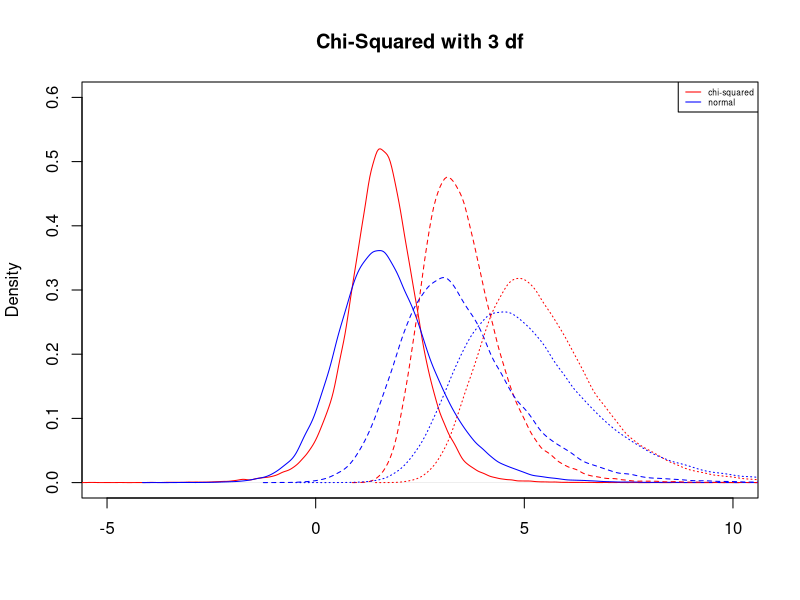
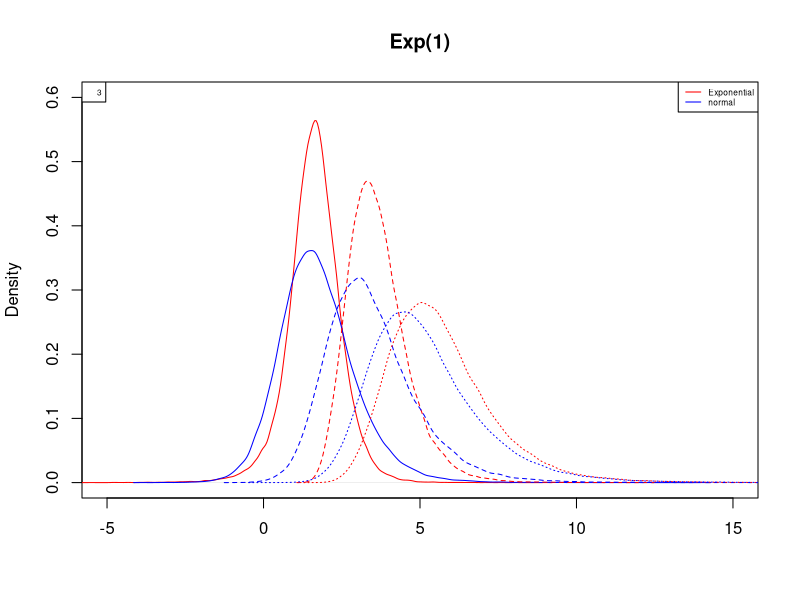
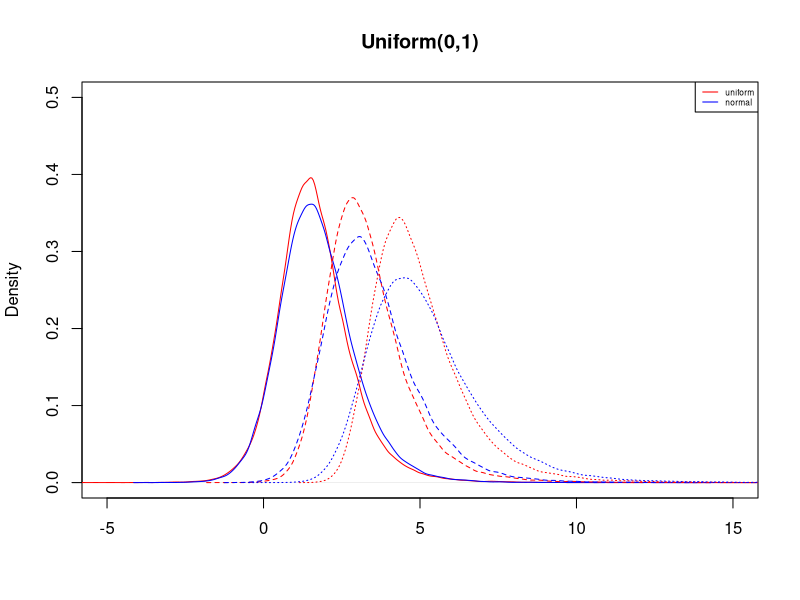
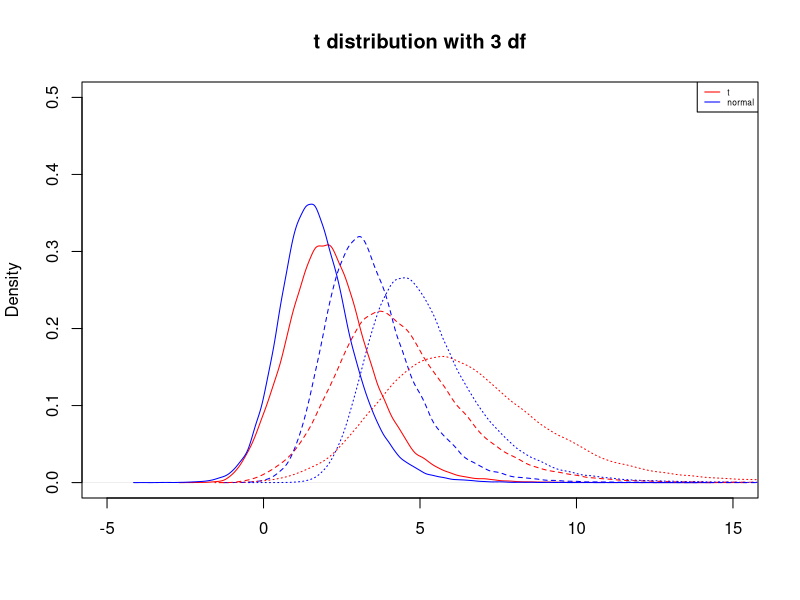
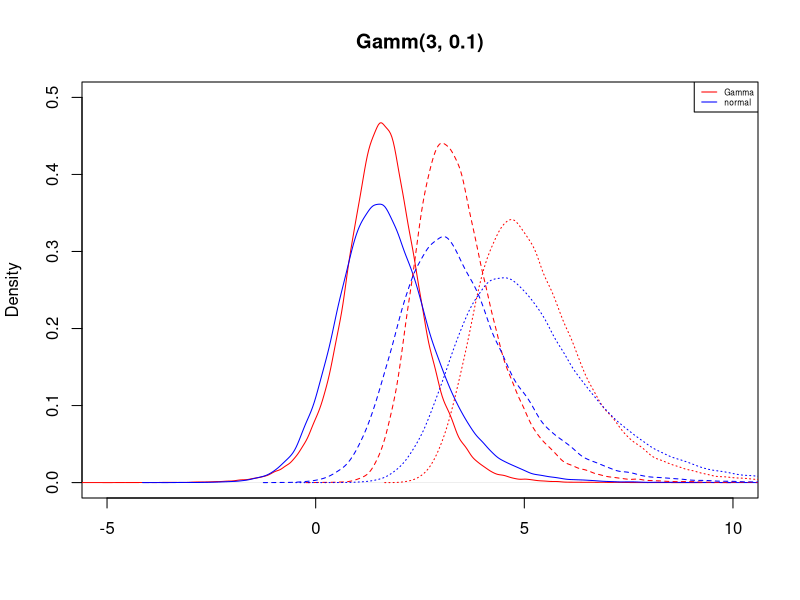
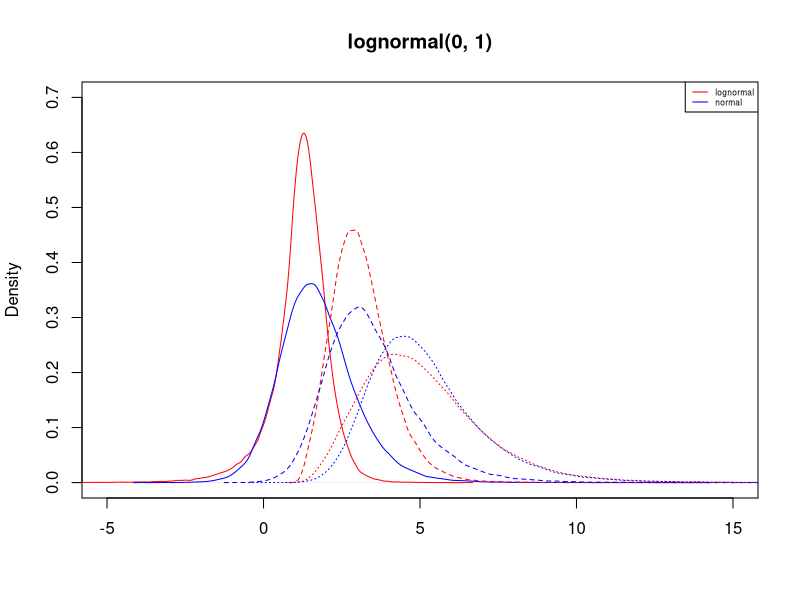

The R script that drew these images, in order:
## ---- chunk 1
knitr::opts_chunk$set(echo = TRUE)
## ---- chunk 2
num.sim <- 1e5
n <- 10
df <- 3
deltavec <- c(0.5, 1 ,1.5)
## ---- chunk 3
tstat_norm <- tstat_chi <- tstat_exp <- tstat_unif <- tstat_t <- tstat_gamma <- tstat_weibull <- tstat_log <- matrix(NA, nrow = num.sim, ncol = length(deltavec))
## ---- chunk 4
set.seed(123)
for(i in 1:num.sim){
  for (k in 1:length(deltavec)){
    chisq_distn <- (rchisq(n, df) - df)/sqrt(2*df) + deltavec[k]
    exp_distn <- (rexp(n) - 1) + deltavec[k]
    unif_distn <- (runif(n, 0, 1) - 0.5)/sqrt(1/12) + deltavec[k]
    t_distn <- (rt(n, df))/sqrt(df/(df-2)) + deltavec[k]
    norm_dist<- rnorm(n) + deltavec[k]
    gamma_dist <- ((rgamma(n, shape = 3, rate = 0.1) - 30)/sqrt(300)) + deltavec[k]
    log_dist <- (rlnorm(n, meanlog = 0, sdlog = 1)- exp(0+1/2))/sqrt(sqrt((exp(1)-1)*exp(2*0 + 1))) + deltavec[k]
    
    tstat_chi[i, k] <- sqrt(n)*mean(chisq_distn)/sd(chisq_distn)
    tstat_norm[i, k] <- sqrt(n)*mean(norm_dist)/sd(norm_dist)
    tstat_exp[i, k] <- sqrt(n)*mean(exp_distn)/sd(exp_distn)
    tstat_t[i, k] <- sqrt(n)*mean(t_distn)/sd(t_distn)
    tstat_unif[i, k] <- sqrt(n)*mean(unif_distn)/sd(unif_distn)
    tstat_gamma[i, k] <- sqrt(n)*mean(gamma_dist)/sd(gamma_dist)
    tstat_log[i, k] <- sqrt(n)*mean(log_dist)/sd(log_dist)
  }
}

## ---- chunk 5
save.image(paste0("test statistics plot under H1",".RData"))
## ---- chunk 6
plot(density(tstat_chi[, 1]), typ = "n", xlim = c(-5, 10), ylim = c(0, 0.6), main = " ", xlab = " ")
title(main = "Chi-Squared with 3 df")
for (k in 1:3){
  lines(density(tstat_chi[, k]), col = "red", lty = k)
  lines(density(tstat_norm[, k]), col = "blue", lty = k)
}
legend('topright', legend = c("chi-squared", "normal"), col=c("red", "blue") , lty =1 ,cex = 0.5)
## ---- chunk 7
plot(density(tstat_chi[, 1]), typ = "n", xlim = c(-5, 15), ylim = c(0, 0.6), main = " ", xlab = " ")
title(main = "Exp(1)")
for (k in 1:3){
  lines(density(tstat_exp[, k]), col = "red", lty = k)
  lines(density(tstat_norm[, k]), col = "blue", lty = k)
  
}
legend('topright', legend = c("Exponential", "normal"), col=c("red", "blue") , lty =1 ,cex = 0.5)
legend('topleft', legend = k , cex = 0.5)
## ---- chunk 8
plot(density(tstat_chi[, 1]), typ = "n", xlim = c(-5, 15), ylim = c(0, 0.5), main = " ", xlab = " ")
title(main = "Uniform(0,1)")
for (k in 1:3){
  lines(density(tstat_unif[, k]), col = "red", lty = k)
  lines(density(tstat_norm[, k]), col = "blue", lty = k)
  
}
legend('topright', legend = c("uniform", "normal"), col=c("red", "blue") , lty =1 ,cex = 0.5)
## ---- chunk 9
plot(density(tstat_chi[, 1]), typ = "n", xlim = c(-5, 15), ylim = c(0, 0.5), main = " ", xlab = " ")
title(main = "t distribution with 3 df")
for (k in 1:3){
  lines(density(tstat_t[, k]), col = "red", lty = k)
  lines(density(tstat_norm[, k]), col = "blue", lty = k)
  
}
legend('topright', legend = c("t", "normal"), col=c("red", "blue") , lty =1 ,cex = 0.5)
## ---- chunk 10
plot(density(tstat_chi[, 1]), typ = "n", xlim = c(-5, 10), ylim = c(0, 0.5), main = " ", xlab = " ")
title(main = "Gamm(3, 0.1)")
for (k in 1:3){
  lines(density(tstat_gamma[, k]), col = "red", lty = k)
  lines(density(tstat_norm[, k]), col = "blue", lty = k)
  
}
legend('topright', legend = c("Gamma", "normal"), col=c("red", "blue") , lty =1 ,cex = 0.5)
## ---- chunk 11
plot(density(tstat_chi[, 1]), typ = "n", xlim = c(-5, 15), ylim = c(0, 0.7), main = " ", xlab = " ")
title(main = "lognormal(0, 1)")
for (k in 1:3){
  lines(density(tstat_log[, k]), col = "red", lty = k)
  lines(density(tstat_norm[, k]), col = "blue", lty = k)
  
}
legend('topright', legend = c("lognormal", "normal"), col=c("red", "blue") , lty =1 ,cex = 0.5)
